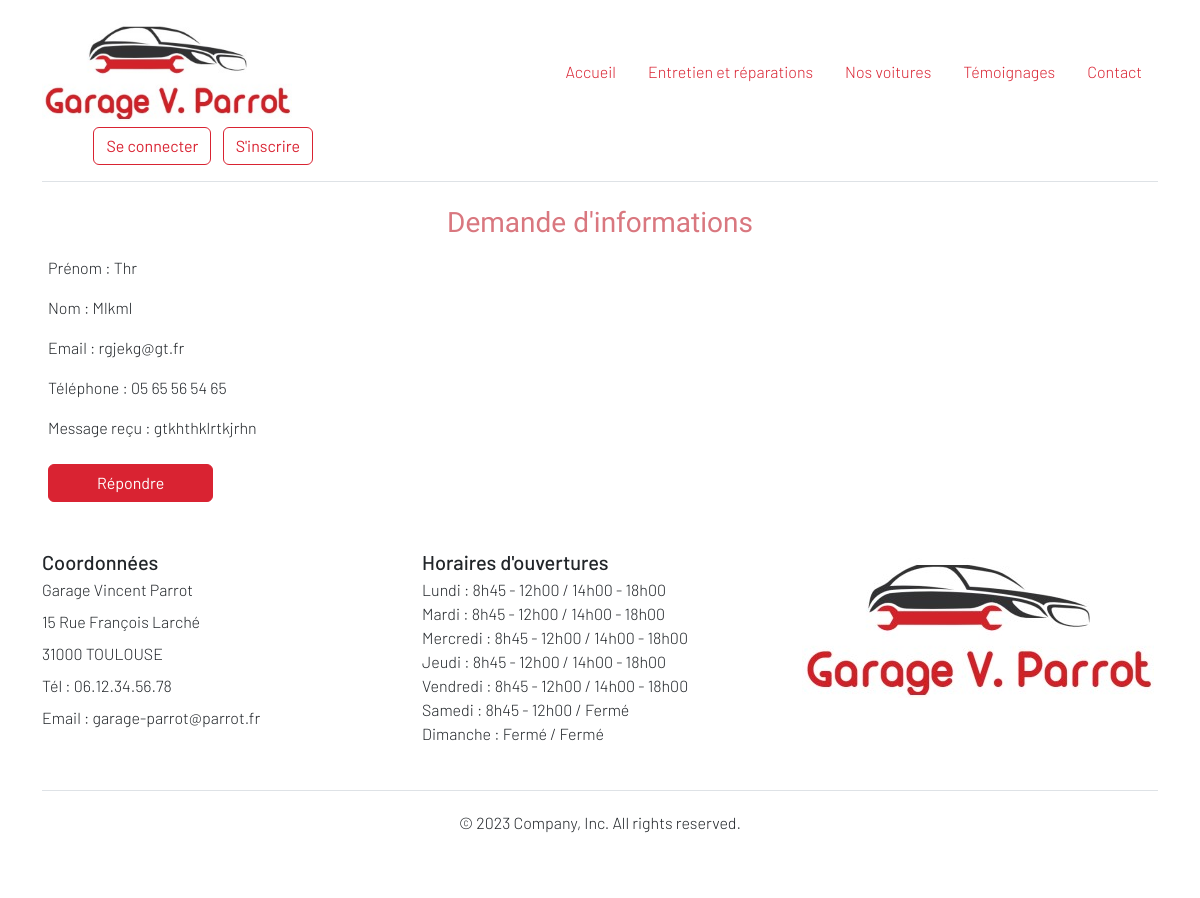
/contacts.php?id=6, run on the app's committed database.
### tables this page shows
CREATE TABLE `contact` (
  `id` int(11) NOT NULL,
  `first_name` varchar(250) NOT NULL,
  `last_name` varchar(250) NOT NULL,
  `email` varchar(255) NOT NULL,
  `phone` varchar(20) NOT NULL,
  `message` text NOT NULL
);

CREATE TABLE `open_hours` (
  `id` int(11) NOT NULL,
  `day` varchar(50) NOT NULL,
  `morning_hours` varchar(50) NOT NULL,
  `afternoon_hours` varchar(50) NOT NULL
);

### lib/contact.php (called while the page is built, shortened)
<?php
function getContactById(PDO $pdo, int $id){
    $query = $pdo -> prepare ('SELECT * FROM contact WHERE id = :id');
    $query -> bindParam(':id', $id, PDO::PARAM_INT);
    $query -> execute();
    return $query -> fetch();
  }

### lib/open_close.php (called while the page is built, shortened)
<?php
function getAllOpenDays(PDO $pdo) {
  $query = $pdo->query('SELECT * FROM open_hours');
  return $query->fetchAll(PDO::FETCH_ASSOC);
}

### contacts.php (the view, shortened to what this page needs)
<?php
require_once('templates/header.php');
require_once ('lib/contact.php');
$id = (int) $_GET['id'];
$contact= getContactById($pdo, $id);
if ($contact) {
  $firstName = $contact['first_name'];
  $lastName = $contact['last_name'];
  $email = $contact['email'];
  $phone = $contact['phone'];
  $message = $contact['message'];
?>
<form action="<?= $_SERVER['PHP_SELF']; ?>" method="POST" enctype="multipart/form-data">
    <div class="text-center">
        <label for="objet" class="form-label"><h3>Demande d'informations</h3>
    </div>
    <div class="mb-2 px-5">
        <label for="first_name" class="form-label">Prénom :
            <?= $firstName ?></label>
    </div>
    <div class="mb-2 px-5">
        <label for="last_name" class="form-label">Nom : <?= $lastName ?></label>
    </div>
    <div class="mb-2 px-5">
        <label for="email" class="form-label">Email : <?= $email ?></label>
    </div>
    <div class="mb-2 px-5">
        <label for="phone" class="form-label">Téléphone : <?= $phone ?></label>
    </div>
    <div class="mb-3 px-5">
        <label for="message" class="form-label">Message reçu : <?= $message ?></label>
    </div>
    <input type="submit" value="Répondre" name="saveFormAuto" class="btn btn-primary mx-5 px-5">
</form>
<?php
} else {
    echo "Aucun résultat trouvé.";
}
require_once('templates/footer.php');
?>

### templates/footer.php (shortened to what this page needs)
<?php
require_once('lib/open_close.php');
?>
      <div class="container">
        <footer class="py-5 lh-1">
          <div class="row">
            <div class="col-md-4  mb-3 ">
            <form>
            <h5>Coordonnées</h5>
              <p>Garage Vincent Parrot</p>
              <p>15 Rue François Larché</p>
              <p>31000 TOULOUSE</p>
              <p>Tél : 06.12.34.56.78</p>
              <p>Email : garage-parrot@parrot.fr</p>
            </form>
            </div>
            <div class="col-6 col-md-4 mb-3">
            <h5>Horaires d'ouvertures</h5>
            <ul class="nav flex-column">
            <?php
            $openDays = getAllOpenDays($pdo);
            foreach ($openDays as $open){ ?>
                <li class="nav-item mb-2">
                  <?= $open['day']; ?> : <?= $open['morning_hours']; ?> / <?= $open['afternoon_hours']; ?>
                </li>
            <?php }; ?>
            </ul>
            </div>
            <div class="col-md-3  mb-3">
              <img src="assets/images/logo_Garage.jpg">
            </div>
          </div>
          <div class="d-flex flex-column flex-sm-row justify-content-center py-4 my-4 border-top">
            <p>© 2023 Company, Inc. All rights reserved.</p>
          </div>
        </footer>
      </div>
  </body>
</html>

### assets/css/style.css (style rules this page uses)
.structure { font-family: 'Barlow', sans-serif; font-weight: 300; }
.structure h2, h3 { font-family: 'Rajdhani'; font-weight: 400; }

### data on the page
contact: first_name "Thr", last_name "Mlkml", email "rgjekg@gt.fr", phone "05 65 56 54 65", message "gtkhthklrtkjrhn"
open_hours: day "Lundi", morning_hours "8h45 - 12h00", afternoon_hours "14h00 - 18h00"
open_hours: day "Mardi", morning_hours "8h45 - 12h00", afternoon_hours "14h00 - 18h00"
open_hours: day "Mercredi", morning_hours "8h45 - 12h00", afternoon_hours "14h00 - 18h00"
open_hours: day "Jeudi", morning_hours "8h45 - 12h00", afternoon_hours "14h00 - 18h00"
open_hours: day "Vendredi", morning_hours "8h45 - 12h00", afternoon_hours "14h00 - 18h00"
open_hours: day "Samedi", morning_hours "8h45 - 12h00", afternoon_hours "Fermé"
open_hours: day "Dimanche", morning_hours "Fermé", afternoon_hours "Fermé"

### other printed values
$value "Accueil"
$value "Entretien et réparations"
$value "Nos voitures"
$value "Témoignages"
$value "Contact"
